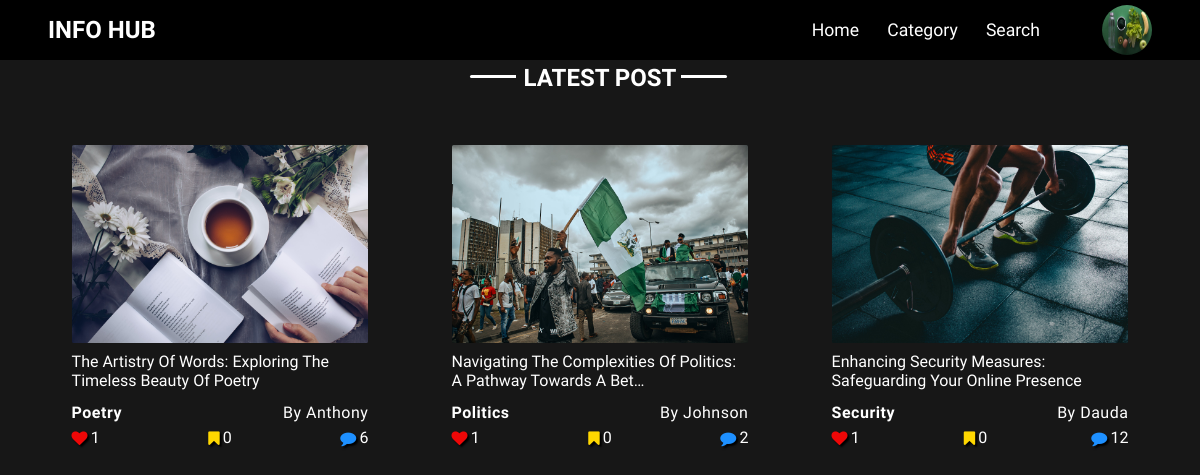
Screenshot of / (signed in) with the database file from the repository.
### Users/models.py (models this page shows, shortened)
class Profile(models.Model):
    user = models.OneToOneField(User, on_delete=models.CASCADE)
    image = models.ImageField(default='Profile.png', upload_to='User_Profile_Picture')
    file_name = models.CharField(max_length=50, blank=True)
    age = models.CharField(max_length=3, default=18)

### blogApp/models.py (models this page shows, shortened)
class Post(models.Model):
    class NewManager(models.Manager):
        def get_queryset(self):
            return super().get_queryset() .filter(Status='published')
    options = (
        ('draft', 'Draft'),
        ('published', 'Published'),
    )
    Title = models.CharField(max_length=250)
    First_Name = models.CharField(max_length=15)
    Last_Name = models.CharField(max_length=15)
    Email = models.EmailField(max_length=30)
    slug = models.SlugField(max_length=250, unique_for_date='Publish', default='default')
    Publish = models.DateTimeField(default=timezone.now )
    Author = models.ForeignKey (User, on_delete=models.CASCADE, related_name='blog_posts')
    Content = models.TextField()
    Category = models.ForeignKey(Category, on_delete=models.PROTECT, default=1)
    Category_Tag = models.CharField(max_length=20, default='Default')
    Image = models.ImageField(upload_to=User_Directory_Path)
    Status = models.CharField(max_length=10, choices=options, default='draft')
    Objects = models.Manager() #default Manager
    Newmanager = NewManager() #custom manager
    likes_count = models.IntegerField(default='0')
    likes = models.ManyToManyField(User, related_name='like', default=None, blank=True)
    liked = models.BooleanField(default=False)
    def get_absolute_url(self):
        return reverse('blogApp:Single_Post', args=[self.slug])
    class Meta:
        ordering = ('-Publish',)[:8]

### blogApp/views.py (the view)
# urls.py: path('', views.PostListView, name='Home_Page'),
@login_required
def PostListView(request):
    updated_posts = Post.Newmanager.annotate(num_comments=Count('Comment')).order_by('-Publish')[:4]
    older_posts = None
    if len(updated_posts) > 4:
         older_posts = Post.Newmanager.annotate(num_comments=Count('Comment')).order_by('Publish')[:8]
    context = {'Updated_Post': updated_posts,
               'Older_Post': older_posts,
            }
    return render(request, 'blogApp/index.html', context)

### blogApp/context_processor.py (called while the page is built)
def Category_List_Options(request):
    Category_List_Options = Category.objects.exclude(name='Default')
    return {'Category_List_Options' : Category_List_Options}

### blogApp/templates/blogApp/Index.html (shortened to what this page needs)
    {% extends 'blogApp/Base.html' %}
    {% load static %}
        {% block templates %}
    <div class="Wrapper">
        {% if Updated_Post %}
            <div class="Updates">
                <h1>latest Post</h1>
            </div>
            <div class="Grid">
                {% for Blog_Post in Updated_Post %}
                <div class="Grid-Item">
                    <div class="Card">
                        <img  src="{{Blog_Post.Image.url}}" alt="{{Blog_Post.Category_Tag}}">
                            <a href="{{Blog_Post.get_absolute_url}}"><p>{{ Blog_Post.Title|truncatechars:65}}</p></a>
                            <div class="Card-Footer">
                                    <h3>{{Blog_Post.Category_Tag}}</h3>
                                    <p>By {{Blog_Post.Last_Name }}</p>
                            </div>
                            <div class="Reactions">
                                <div class="item Likes">
                                    <i  class="fa fa-heart"></i>
                                    <p>{{Blog_Post.likes_count}}</p>
                                </div>
                                 <div class="item Favourites">
                                    <i  class="fa fa-bookmark"></i>
                                    <p>0</p>
                                </div>
                                <div class="item Comments">
                                    <i  class="fa fa-comment"></i>
                                    <p>{{Blog_Post.num_comments}}</p>
                                </div>
                            </div>
                    </div>
                </div>
                {% endfor %}
            </div>
        {% endif %}
    </div>
    {% endblock %}

### blogApp/templates/blogApp/Base.html (shortened to what this page needs)
{% load static %}
<!DOCTYPE html>
<html lang="en">
<head>
    <link rel="stylesheet" href="{% static 'css/Main.css' %}">
    <link rel="stylesheet" href="https://cdnjs.cloudflare.com/ajax/libs/font-awesome/4.7.0/css/font-awesome.min.css">
</head>
<body class="RemoveNav">
        <div class="wrapper">
            <nav>
                <h2>Info Hub</h2>
                    <ul>
                        <li><a href="{% url 'blogApp:Home_Page' %}">Home</a></li>
                        <li><a href="#" class="OpenCategoryList">Category</a></li>
                        <li><a href="#">Search</a></li>
                    </ul>
                    <img src="{{user.profile.image.url}}" alt="Default-Image"  class="MoreLink" >
            </nav>
            {% block templates %}
            {% endblock %}
        </div>
</body>
</html>

### blogApp/static/css/Main.css (style rules this page uses)
:root { --FS-Paragraph-xm: .5rem; --FS-Paragraph-md: .6rem; --FS-Paragraph-md2: .7rem; --FS-Paragraph-bg: .8rem; --FS-Paragraph-bg2: .9rem; --FS-Heading-xm: .5rem; --FS-Heading-md: .6rem; --FS-Heading-bg: .7rem; --FS-Heading-md2: .8rem; --FS-Heading-bg2: .9rem; --FS-Paragraph: 1rem; --FS-Paragraph2: 1.1rem; --FS-Paragraph3: 1.2rem; --FS-Paragraph4: 1.3rem; --FS-Heading1:clamp(.4rem, 1rem, 1.5rem); --FS-Small-Heading:1.1rem; --FS-Small-Heading2:1.2rem; --FS-Small-Heading3:1.3rem; --FS-Small-Heading4:1.4rem; --FS-Heading2: 1.5rem; --FS-Heading3: 1.7rem; --FS-Heading4: 2rem; }
* { padding: 0; margin: 0; box-sizing: border-box; }
body { background-color: #0b0b0bf2; }
a { text-decoration: none; color: #fff; cursor: pointer; }
nav { display: flex; justify-content: space-between; align-items: center; background-color: #000; color: #fff; padding: .3em 3em; position: fixed; top: 0; right: 0; left: 0; z-index: 1000 }
nav h2 { width: 100%; font-size: 1.5rem; font-weight: 900; font-family: 'Oswald', sans-serif; text-transform: uppercase; }
nav ul { width: 100%; list-style: none; display: flex; justify-content: flex-end; padding: 0 3em; }
nav ul li:nth-child(3) { display: flex; align-items: center; }
nav ul li { position: relative; padding: 0 .8em; font-family: 'Oswald', sans-serif; font-size: 1.1rem; text-transform: capitalize; transition: transform 0.3s; }
nav img { width: 50px; height: 50px; border-radius: 50%; cursor: pointer; }
.Updates { display: flex; flex-direction: row; justify-content: center; align-items: center; margin-top: 4em; color: #fff; }
.Updates h1 { font-size:var(--FS-Heading2); font-family: 'Oswald', sans-serif; text-transform: uppercase; position: relative; }
.Updates h1::after { content: ""; position: absolute; top:40%; left: -35%; height: 10%; width: 30%; background-color: #fff; border-bottom-left-radius: .1em; border-top-left-radius: .1em; }
.Updates h1::before { content: ""; position: absolute; top:40%; right: -33%; height: 10%; width: 30%; background-color: #fff; border-bottom-right-radius: .1em; border-top-right-radius: .1em; }
.Grid-Item { width: 100%; padding: .5em .8em; }
.Grid { display: grid; width: 95%; margin: .8em auto; grid-template-columns: repeat(3, 1fr); }
.Card { margin: 1.3em; background-color: transparent; padding: .7em .5em; border-radius: .3em; color: #fff; }
.Card img { border-radius: .1em; display: flex; object-fit: contain; width: 100%; height: 100%; }
.Card a { font-size:var(--FS-Heading1); font-family: 'Oswald', sans-serif; text-transform: capitalize; }
.Card a p { font-size: var(--FS-Paragraph); padding: .6em 0 .1em 0; }
.Card-Footer { display: flex; flex-direction: row; justify-content: space-between; letter-spacing: .5px; align-items: center; margin: .7em 0 0 0 ; }
.Card-Footer p, h3 { font-size:var(--FS-Heading1); font-family: 'Oswald', sans-serif; text-transform: capitalize; }
::placeholder { color: #000; font-family: 'Teko', sans-serif; font-size:var(--FS-Paragraph); }

### blogApp/templates/blogApp/Index.html (style rules this page uses)
:root { --FS-Paragraph-xm: .5rem; --FS-Paragraph-md: .6rem; --FS-Paragraph-md2: .7rem; --FS-Paragraph-bg: .8rem; --FS-Paragraph-bg2: .9rem; --FS-Heading-xm: .5rem; --FS-Heading-md: .6rem; --FS-Heading-bg: .7rem; --FS-Heading-md2: .8rem; --FS-Heading-bg2: .9rem; --FS-Paragraph: 1rem; --FS-Paragraph2: 1.1rem; --FS-Paragraph3: 1.2rem; --FS-Paragraph4: 1.3rem; --FS-Heading1:clamp(.4rem, 1rem, 1.5rem); --FS-Small-Heading:1.1rem; --FS-Small-Heading2:1.2rem; --FS-Small-Heading3:1.3rem; --FS-Small-Heading4:1.4rem; --FS-Heading2: 1.5rem; --FS-Heading3: 1.7rem; --FS-Heading4: 2rem; --FS-Heading5: 2.5rem; }
.Reactions { display: flex; justify-content: space-between; align-items: center; padding: .4em 0; }
.item { display: flex; justify-content: center; align-items: center; }
.item p { padding-left: .2em; font-family: 'Teko', sans-serif; }
.Favourites i { color: #FFD700 ; text-shadow: 2px 2px 2px #000; }
.Comments i { color: #1E90FF; text-shadow: 2px 2px 2px #000; }
.Likes i { color:#ee0707; text-shadow: 2px 2px 2px #000; }

### rows the page displays
Post: Image (picture), Title "The Artistry Of Words: Exploring The Timeless Beauty Of Poetry", Category_Tag "Poetry", Last_Name "Anthony", likes_count "1", num_comments "6"
Post: Image (picture), Title "Navigating The Complexities Of Politics: A Pathway Towards A Bet…", Category_Tag "Politics", Last_Name "Johnson", likes_count "1", num_comments "2"
Post: Image (picture), Title "Enhancing Security Measures: Safeguarding Your Online Presence", Category_Tag "Security", Last_Name "Dauda", likes_count "1", num_comments "12"
